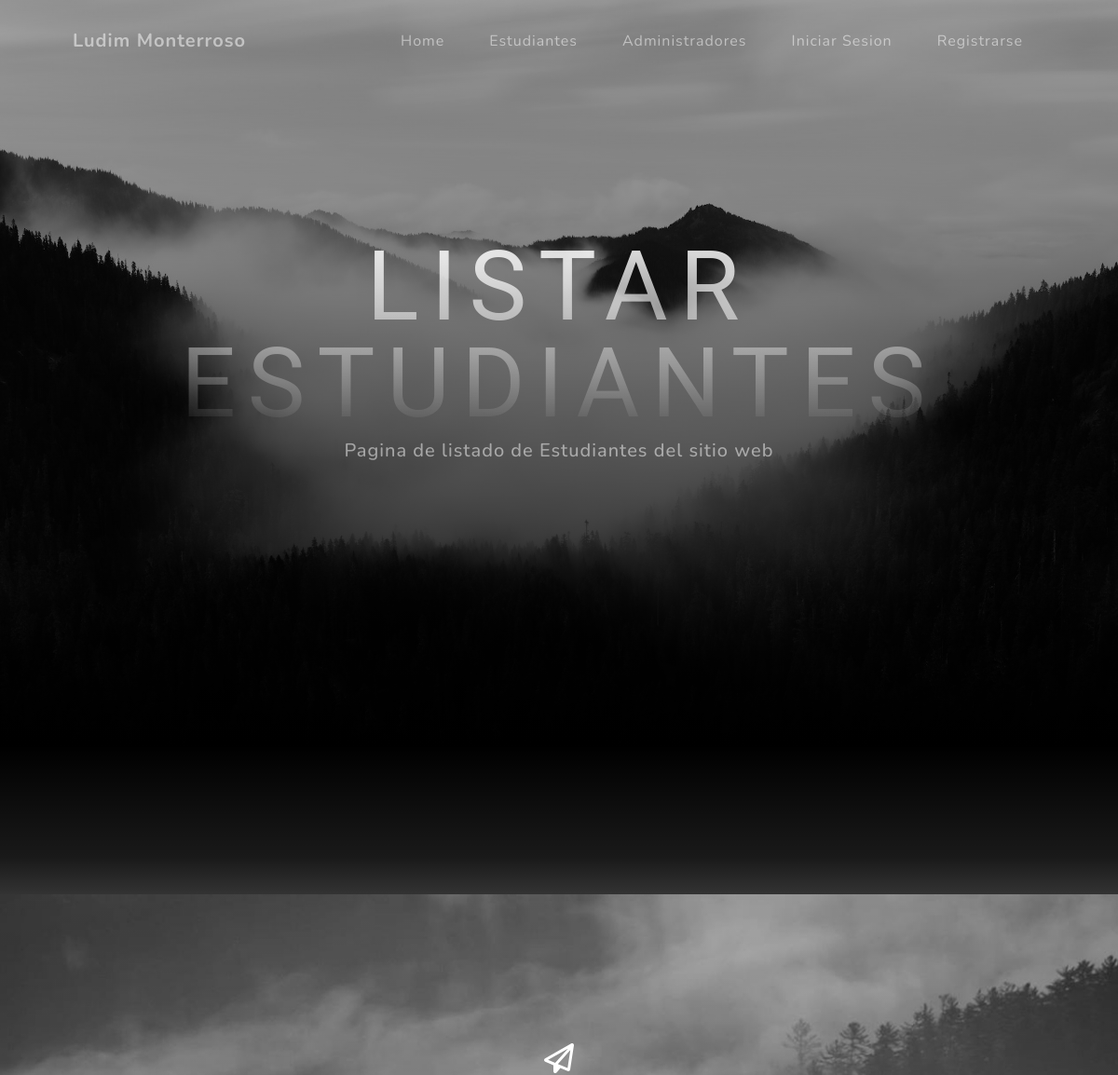
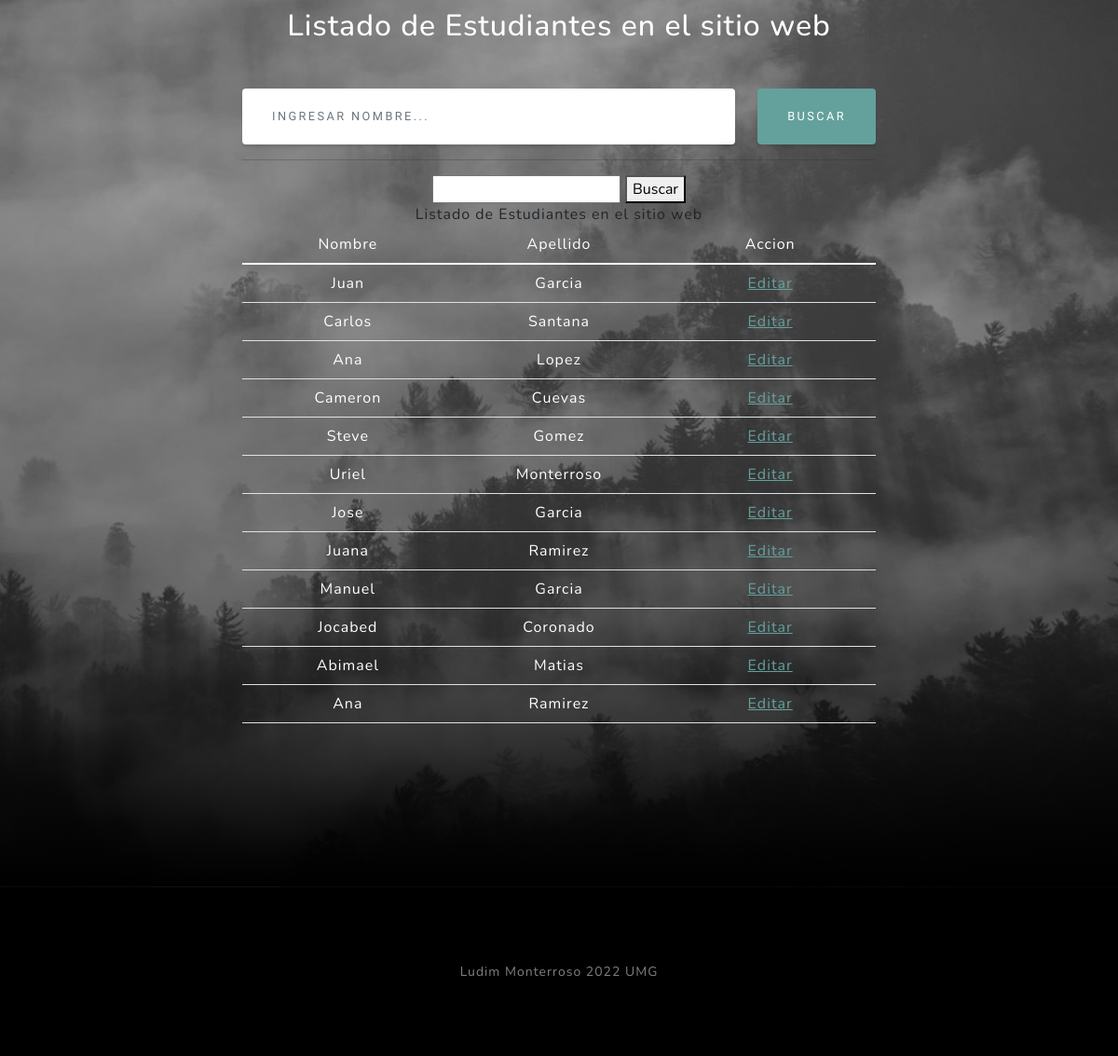
Screenshot of /home/listarestudiantes/ with the database file from the repository (2 pictures, top to bottom).
### Apps/home/models.py (models this page shows, shortened)
class Estudiante(models.Model):
    nombre= models.CharField(max_length=100)
    apellido= models.CharField(max_length=200)
    creacion = models.DateTimeField(auto_now_add = True)

### Apps/home/views.py (the view)
# urls.py: path('listarestudiantes/',ListarEstudiantesView.as_view(), name='listarestudiantesapp'),
class ListarEstudiantesView(ListView):
    template_name='listarestudiantes.html'
    model = Estudiante
    def get_queryset(self):
        vNombre = self.request.GET.get('nombre')
        if(vNombre):
            return Estudiante.objects.filter(nombre__icontains=vNombre)
        else:
            return Estudiante.objects.all()

### Apps/home/templates/listarestudiantes.html (shortened to what this page needs)
{% extends 'base.html' %}
{% block contenido %}
    <header class="masthead">
        <div class="container px-4 px-lg-5 d-flex h-100 align-items-center justify-content-center">
            <div class="d-flex justify-content-center">
                <div class="text-center">
                    <h1 class="mx-auto my-0 text-uppercase">LISTAR ESTUDIANTES</h1>
                    <h2 class="text-white-50 mx-auto mt-2 mb-5">Pagina de listado de Estudiantes del sitio web</h2>
                </div>
            </div>
        </div>
    </header>
    <section class="about-section text-center" id="about">
    </section>
    <section class="signup-section" id="signup">
        <div class="container px-4 px-lg-5">
            <div class="row gx-4 gx-lg-5">
                <div class="col-md-10 col-lg-8 mx-auto text-center">
                    <i class="far fa-paper-plane fa-2x mb-2 text-white"></i>
                    <h2 class="text-white mb-5">Listado de Estudiantes en el sitio web</h2>
                    <form class="form-signup" id="contactForm" data-sb-form-api-token="API_TOKEN" action="" method="GET">
                        <div class="row input-group-newsletter">
                            <div class="col">
                                <input class="form-control" id="emailAddress" type="text" name="nombre" value="{{request.GET.nombre}}" placeholder="ingresar nombre...">
                            </div>
                            <div class="col-auto">
                                <button class="btn btn-primary" id="submitButton" type="submit">Buscar</button>
                            </div>
                        </div>
                    </form>
                    <hr>
                    <form action="" method="GET">
                        <input type="text" name="nombre" value="{{request.GET.nombre}}">
                        <button type="submit">Buscar</button>
                    </form>
                    <caption>Listado de Estudiantes en el sitio web</caption>
                    <table class="table" style="color:#FFFFFF">
                        <thead>
                            <tr>
                                <td class="col-4 themed-grid-col">Nombre</td>
                                <td class="col-4 themed-grid-col">Apellido</td>
                                <td class="col-4 themed-grid-col">Accion</td>
                            </tr>
                        </thead>
                        <tbody>
                            {% for est in object_list %}
                            <tr>
                                <td>
                                    {{ est.nombre }}
                                </td>
                                <td>
                                    {{ est.apellido }}
                                </td>
                                <td>
                                    <a href="{% url 'home:editarestudiantesapp' est.id %}" >Editar</a>
                                </td>
                            </tr>
                            {% endfor %}
                        </tbody>
                    </table>
                </div>
            </div>
        </div>
    </section>
{% endblock %}

### Apps/home/templates/base.html (shortened to what this page needs)
{% load static %}
<!DOCTYPE html>
<html lang="en">
    <head>
        <link href="{% static 'css/styles.css' %}" rel="stylesheet" />
    </head>
    <body id="page-top">
        <nav class="navbar navbar-expand-lg navbar-light fixed-top" id="mainNav">
            <div class="container px-4 px-lg-5">
                <a class="navbar-brand" href="#page-top">Ludim Monterroso</a>
                <div class="collapse navbar-collapse" id="navbarResponsive">
                    <ul class="navbar-nav ms-auto">
                        <li class="nav-item"><a class="nav-link" href={% url 'home:homeapp' %} title="Enlace Home">Home</a></li>
                        <li class="nav-item"><a class="nav-link" href={% url 'home:estudiantesapp' %} title="Enlace Estudiantes">Estudiantes</a></li>
                        <li class="nav-item"><a class="nav-link" href={% url 'home:administradoresapp' %} title="Enlace Administradores">Administradores</a></li>
                        <li class="nav-item"><a class="nav-link" href={% url 'home:iniciosesionapp' %} title="Enlace Iniciar Sesion">Iniciar Sesion</a></li>
                        <li class="nav-item"><a class="nav-link" href={% url 'home:registroapp' %} title="Enlace Iniciar Sesion">Registrarse</a></li>
                    </ul>
                </div>
            </div>
        </nav>
    {% block contenido %}
    {% endblock %}
        <footer class="footer bg-black small text-center text-white-50"><div class="container px-4 px-lg-5">Ludim Monterroso 2022 UMG</div></footer>
    </body>
</html>

### rows the page displays
Estudiante: nombre "Juan", apellido "Garcia"
Estudiante: nombre "Carlos", apellido "Santana"
Estudiante: nombre "Ana", apellido "Lopez"
Estudiante: nombre "Cameron", apellido "Cuevas"
Estudiante: nombre "Steve", apellido "Gomez"
Estudiante: nombre "Uriel", apellido "Monterroso"
Estudiante: nombre "Jose", apellido "Garcia"
Estudiante: nombre "Juana", apellido "Ramirez"
Estudiante: nombre "Manuel", apellido "Garcia"
Estudiante: nombre "Jocabed", apellido "Coronado"
Estudiante: nombre "Abimael", apellido "Matias"
Estudiante: nombre "Ana", apellido "Ramirez"
